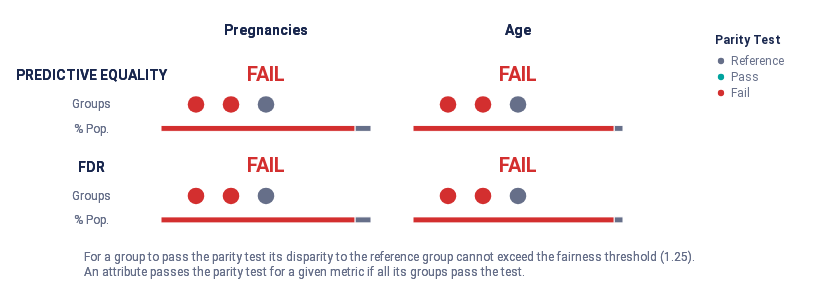

This figure's notebook cell:
### Code cell
audit.summary_plot(metrics=metrics, fairness_threshold=disparity_tolerance)

### Figure 1 — Vega-Lite specification as saved in the notebook (floating-point values rounded to 4 significant figures)
{"config": {"view": {"continuousWidth": 300, "continuousHeight": 300, "strokeWidth": 0}, "legend": {"labelColor": "rgb(102, 111, 137)", "labelFont": "Roboto, Arial, sans-serif", "labelFontSize": 12, "rowPadding": 4, "symbolSize": 40, "titleBaseline": "top", "titleColor": "rgb(25, 39, 78)", "titleFont": "Roboto, Arial, sans-serif", "titleFontSize": 12, "titleFontWeight": "bold", "titlePadding": 8}}, "vconcat": [{"hconcat": [{"vconcat": [{"mark": {"type": "text", "align": "center", "baseline": "middle", "color": "rgb(25, 39, 78)", "font": "Roboto, Arial, sans-serif", "fontWeight": "bold", "size": 14}, "encoding": {"text": {"value": ""}}, "height": 32.25, "width": 56.0}, {"layer": [{"mark": {"type": "text", "align": "center", "baseline": "middle", "color": "rgb(25, 39, 78)", "font": "Roboto, Arial, sans-serif", "fontWeight": "bold", "size": 14}, "encoding": {"text": {"value": "PREDICTIVE EQUALITY"}, "y": {"axis": {"domain": false, "grid": false, "labels": false, "ticks": false, "title": null}, "field": "y_position", "scale": {"domain": [3, 1]}, "type": "quantitative"}}, "transform": [{"calculate": "1.2", "as": "y_position"}]}, {"mark": {"type": "text", "align": "center", "baseline": "middle", "color": "rgb(102, 111, 137)", "font": "Roboto, Arial, sans-serif", "size": 12}, "encoding": {"text": {"value": "Groups"}, "y": {"axis": {"domain": false, "grid": false, "labels": false, "ticks": false, "title": null}, "field": "y_position", "scale": {"domain": [3, 1]}, "type": "quantitative"}}, "transform": [{"calculate": "2", "as": "y_position"}]}, {"mark": {"type": "text", "align": "center", "baseline": "middle", "color": "rgb(102, 111, 137)", "font": "Roboto, Arial, sans-serif", "size": 12}, "encoding": {"text": {"value": "% Pop."}, "y": {"axis": {"domain": false, "grid": false, "labels": false, "ticks": false, "title": null}, "field": "y_position", "scale": {"domain": [3, 1]}, "type": "quantitative"}}, "transform": [{"calculate": "2.7", "as": "y_position"}]}], "height": 69.88, "width": 56.0}, {"layer": [{"mark": {"type": "text", "align": "center", "baseline": "middle", "color": "rgb(25, 39, 78)", "font": "Roboto, Arial, sans-serif", "fontWeight": "bold", "size": 14}, "encoding": {"text": {"value": "FDR"}, "y": {"axis": {"domain": false, "grid": false, "labels": false, "ticks": false, "title": null}, "field": "y_position", "scale": {"domain": [3, 1]}, "type": "quantitative"}}, "transform": [{"calculate": "1.2", "as": "y_position"}]}, {"mark": {"type": "text", "align": "center", "baseline": "middle", "color": "rgb(102, 111, 137)", "font": "Roboto, Arial, sans-serif", "size": 12}, "encoding": {"text": {"value": "Groups"}, "y": {"axis": {"domain": false, "grid": false, "labels": false, "ticks": false, "title": null}, "field": "y_position", "scale": {"domain": [3, 1]}, "type": "quantitative"}}, "transform": [{"calculate": "2", "as": "y_position"}]}, {"mark": {"type": "text", "align": "center", "baseline": "middle", "color": "rgb(102, 111, 137)", "font": "Roboto, Arial, sans-serif", "size": 12}, "encoding": {"text": {"value": "% Pop."}, "y": {"axis": {"domain": false, "grid": false, "labels": false, "ticks": false, "title": null}, "field": "y_position", "scale": {"domain": [3, 1]}, "type": "quantitative"}}, "transform": [{"calculate": "2.7", "as": "y_position"}]}], "height": 69.88, "width": 56.0}], "bounds": "flush", "data": {"name": "data-de84bc8c822dac0bd3b12b0342548471"}, "spacing": 21.5}, {"hconcat": [{"vconcat": [{"data": {"name": "data-de84bc8c822dac0bd3b12b0342548471"}, "mark": {"type": "text", "align": "center", "baseline": "middle", "color": "rgb(25, 39, 78)", "font": "Roboto, Arial, sans-serif", "fontWeight": "bold", "size": 14}, "encoding": {"text": {"value": "Pregnancies"}}, "height": 32.25, "width": 210.0}, {"layer": [{"data": {"name": "data-78651e6cada553b412db642131edf322"}, "mark": {"type": "text", "align": "center", "baseline": "middle", "font": "Roboto, Arial, sans-serif", "fontWeight": "bold", "size": 20}, "encoding": {"color": {"field": "parity_result", "legend": {"offset": 0, "padding": 20, "title": "Parity Test"}, "scale": {"domain": ["Reference", "Pass", "Fail"], "range": ["rgb(102, 111, 137)", "rgb(0, 163, 158)", "rgb(211, 47, 47)"]}, "type": "ordinal"}, "text": {"value": "FAIL"}, "y": {"axis": {"domain": false, "grid": false, "labels": false, "ticks": false, "title": null}, "field": "y_position", "scale": {"domain": [3, 1]}, "type": "quantitative"}}, "transform": [{"calculate": "1", "as": "y_position"}]}, {"data": {"name": "data-74d2e017de978e2047a43366e597504d"}, "mark": {"type": "bar", "size": 6, "stroke": "white"}, "encoding": {"color": {"field": "fpr_parity_result", "legend": null, "scale": {"domain": ["Reference", "Pass", "Fail"], "range": ["rgb(102, 111, 137)", "rgb(0, 163, 158)", "rgb(211, 47, 47)"]}, "type": "ordinal"}, "tooltip": [{"field": "fpr_parity_result", "title": "Parity", "type": "nominal"}, {"field": "tooltip_group_size", "title": "Size", "type": "nominal"}, {"field": "tooltip_groups_name_size", "title": "Groups", "type": "nominal"}], "x": {"aggregate": "sum", "axis": {"domain": false, "grid": false, "labels": false, "ticks": false, "title": null}, "field": "group_size", "stack": "normalize", "type": "quantitative"}, "y": {"axis": {"domain": false, "grid": false, "labels": false, "ticks": false, "title": null}, "field": "y_position", "scale": {"domain": [3, 1]}, "type": "quantitative"}}, "transform": [{"calculate": "2.8", "as": "y_position"}]}, {"data": {"name": "data-21a161eb6c7eceb4a41d61e7448e708c"}, "mark": {"type": "circle", "opacity": 1}, "encoding": {"color": {"field": "fpr_parity_result", "legend": null, "scale": {"domain": ["Reference", "Pass", "Fail"], "range": ["rgb(102, 111, 137)", "rgb(0, 163, 158)", "rgb(211, 47, 47)"]}, "type": "ordinal"}, "size": {"value": 275}, "tooltip": [{"field": "attribute_value", "title": "Group", "type": "nominal"}, {"field": "tooltip_group_size", "title": "Group Size", "type": "nominal"}, {"field": "tooltip_parity_test_explanation_fpr", "title": "Parity Test", "type": "nominal"}, {"field": "tooltip_disparity_explanation_fpr", "title": "Disparity", "type": "nominal"}, {"field": "fpr", "format": ".2f", "title": "FPR", "type": "quantitative"}], "x": {"axis": {"domain": false, "grid": false, "labels": false, "ticks": false, "title": null}, "field": "fpr_disparity_rank", "scale": {"domain": [-3, 3], "nice": false}, "type": "quantitative"}, "y": {"axis": {"domain": false, "grid": false, "labels": false, "ticks": false, "title": null}, "field": "y_position", "scale": {"domain": [3, 1]}, "type": "quantitative"}}, "transform": [{"calculate": "2", "as": "y_position"}]}], "height": 69.88, "resolve": {"scale": {"x": "independent"}}, "width": 210.0}, {"layer": [{"data": {"name": "data-78651e6cada553b412db642131edf322"}, "mark": {"type": "text", "align": "center", "baseline": "middle", "font": "Roboto, Arial, sans-serif", "fontWeight": "bold", "size": 20}, "encoding": {"color": {"field": "parity_result", "legend": {"offset": 0, "padding": 20, "title": "Parity Test"}, "scale": {"domain": ["Reference", "Pass", "Fail"], "range": ["rgb(102, 111, 137)", "rgb(0, 163, 158)", "rgb(211, 47, 47)"]}, "type": "ordinal"}, "text": {"value": "FAIL"}, "y": {"axis": {"domain": false, "grid": false, "labels": false, "ticks": false, "title": null}, "field": "y_position", "scale": {"domain": [3, 1]}, "type": "quantitative"}}, "transform": [{"calculate": "1", "as": "y_position"}]}, {"data": {"name": "data-668de76d691d1b51c73e6d0b32a6ef3e"}, "mark": {"type": "bar", "size": 6, "stroke": "white"}, "encoding": {"color": {"field": "fdr_parity_result", "legend": null, "scale": {"domain": ["Reference", "Pass", "Fail"], "range": ["rgb(102, 111, 137)", "rgb(0, 163, 158)", "rgb(211, 47, 47)"]}, "type": "ordinal"}, "tooltip": [{"field": "fdr_parity_result", "title": "Parity", "type": "nominal"}, {"field": "tooltip_group_size", "title": "Size", "type": "nominal"}, {"field": "tooltip_groups_name_size", "title": "Groups", "type": "nominal"}], "x": {"aggregate": "sum", "axis": {"domain": false, "grid": false, "labels": false, "ticks": false, "title": null}, "field": "group_size", "stack": "normalize", "type": "quantitative"}, "y": {"axis": {"domain": false, "grid": false, "labels": false, "ticks": false, "title": null}, "field": "y_position", "scale": {"domain": [3, 1]}, "type": "quantitative"}}, "transform": [{"calculate": "2.8", "as": "y_position"}]}, {"data": {"name": "data-21a161eb6c7eceb4a41d61e7448e708c"}, "mark": {"type": "circle", "opacity": 1}, "encoding": {"color": {"field": "fdr_parity_result", "legend": null, "scale": {"domain": ["Reference", "Pass", "Fail"], "range": ["rgb(102, 111, 137)", "rgb(0, 163, 158)", "rgb(211, 47, 47)"]}, "type": "ordinal"}, "size": {"value": 275}, "tooltip": [{"field": "attribute_value", "title": "Group", "type": "nominal"}, {"field": "tooltip_group_size", "title": "Group Size", "type": "nominal"}, {"field": "tooltip_parity_test_explanation_fdr", "title": "Parity Test", "type": "nominal"}, {"field": "tooltip_disparity_explanation_fdr", "title": "Disparity", "type": "nominal"}, {"field": "fdr", "format": ".2f", "title": "FDR", "type": "quantitative"}], "x": {"axis": {"domain": false, "grid": false, "labels": false, "ticks": false, "title": null}, "field": "fdr_disparity_rank", "scale": {"domain": [-3, 3], "nice": false}, "type": "quantitative"}, "y": {"axis": {"domain": false, "grid": false, "labels": false, "ticks": false, "title": null}, "field": "y_position", "scale": {"domain": [3, 1]}, "type": "quantitative"}}, "transform": [{"calculate": "2", "as": "y_position"}]}], "height": 69.88, "resolve": {"scale": {"x": "independent"}}, "width": 210.0}], "bounds": "flush", "spacing": 21.5}, {"vconcat": [{"data": {"name": "data-de84bc8c822dac0bd3b12b0342548471"}, "mark": {"type": "text", "align": "center", "baseline": "middle", "color": "rgb(25, 39, 78)", "font": "Roboto, Arial, sans-serif", "fontWeight": "bold", "size": 14}, "encoding": {"text": {"value": "Age"}}, "height": 32.25, "width": 210.0}, {"layer": [{"data": {"name": "data-78651e6cada553b412db642131edf322"}, "mark": {"type": "text", "align": "center", "baseline": "middle", "font": "Roboto, Arial, sans-serif", "fontWeight": "bold", "size": 20}, "encoding": {"color": {"field": "parity_result", "legend": {"offset": 0, "padding": 20, "title": "Parity Test"}, "scale": {"domain": ["Reference", "Pass", "Fail"], "range": ["rgb(102, 111, 137)", "rgb(0, 163, 158)", "rgb(211, 47, 47)"]}, "type": "ordinal"}, "text": {"value": "FAIL"}, "y": {"axis": {"domain": false, "grid": false, "labels": false, "ticks": false, "title": null}, "field": "y_position", "scale": {"domain": [3, 1]}, "type": "quantitative"}}, "transform": [{"calculate": "1", "as": "y_position"}]}, {"data": {"name": "data-f1d84e12f4b9621b931e273b28c3f618"}, "mark": {"type": "bar", "size": 6, "stroke": "white"}, "encoding": {"color": {"field": "fpr_parity_result", "legend": null, "scale": {"domain": ["Reference", "Pass", "Fail"], "range": ["rgb(102, 111, 137)", "rgb(0, 163, 158)", "rgb(211, 47, 47)"]}, "type": "ordinal"}, "tooltip": [{"field": "fpr_parity_result", "title": "Parity", "type": "nominal"}, {"field": "tooltip_group_size", "title": "Size", "type": "nominal"}, {"field": "tooltip_groups_name_size", "title": "Groups", "type": "nominal"}], "x": {"aggregate": "sum", "axis": {"domain": false, "grid": false, "labels": false, "ticks": false, "title": null}, "field": "group_size", "stack": "normalize", "type": "quantitative"}, "y": {"axis": {"domain": false, "grid": false, "labels": false, "ticks": false, "title": null}, "field": "y_position", "scale": {"domain": [3, 1]}, "type": "quantitative"}}, "transform": [{"calculate": "2.8", "as": "y_position"}]}, {"data": {"name": "data-a239032c9759ad6b7800586bb616820a"}, "mark": {"type": "circle", "opacity": 1}, "encoding": {"color": {"field": "fpr_parity_result", "legend": null, "scale": {"domain": ["Reference", "Pass", "Fail"], "range": ["rgb(102, 111, 137)", "rgb(0, 163, 158)", "rgb(211, 47, 47)"]}, "type": "ordinal"}, "size": {"value": 275}, "tooltip": [{"field": "attribute_value", "title": "Group", "type": "nominal"}, {"field": "tooltip_group_size", "title": "Group Size", "type": "nominal"}, {"field": "tooltip_parity_test_explanation_fpr", "title": "Parity Test", "type": "nominal"}, {"field": "tooltip_disparity_explanation_fpr", "title": "Disparity", "type": "nominal"}, {"field": "fpr", "format": ".2f", "title": "FPR", "type": "quantitative"}], "x": {"axis": {"domain": false, "grid": false, "labels": false, "ticks": false, "title": null}, "field": "fpr_disparity_rank", "scale": {"domain": [-3, 3], "nice": false}, "type": "quantitative"}, "y": {"axis": {"domain": false, "grid": false, "labels": false, "ticks": false, "title": null}, "field": "y_position", "scale": {"domain": [3, 1]}, "type": "quantitative"}}, "transform": [{"calculate": "2", "as": "y_position"}]}], "height": 69.88, "resolve": {"scale": {"x": "independent"}}, "width": 210.0}, {"layer": [{"data": {"name": "data-78651e6cada553b412db642131edf322"}, "mark": {"type": "text", "align": "center", "baseline": "middle", "font": "Roboto, Arial, sans-serif", "fontWeight": "bold", "size": 20}, "encoding": {"color": {"field": "parity_result", "legend": {"offset": 0, "padding": 20, "title": "Parity Test"}, "scale": {"domain": ["Reference", "Pass", "Fail"], "range": ["rgb(102, 111, 137)", "rgb(0, 163, 158)", "rgb(211, 47, 47)"]}, "type": "ordinal"}, "text": {"value": "FAIL"}, "y": {"axis": {"domain": false, "grid": false, "labels": false, "ticks": false, "title": null}, "field": "y_position", "scale": {"domain": [3, 1]}, "type": "quantitative"}}, "transform": [{"calculate": "1", "as": "y_position"}]}, {"data": {"name": "data-1d02b5654b7ef6c8dca7d4784e3877c0"}, "mark": {"type": "bar", "size": 6, "stroke": "white"}, "encoding": {"color": {"field": "fdr_parity_result", "legend": null, "scale": {"domain": ["Reference", "Pass", "Fail"], "range": ["rgb(102, 111, 137)", "rgb(0, 163, 158)", "rgb(211, 47, 47)"]}, "type": "ordinal"}, "tooltip": [{"field": "fdr_parity_result", "title": "Parity", "type": "nominal"}, {"field": "tooltip_group_size", "title": "Size", "type": "nominal"}, {"field": "tooltip_groups_name_size", "title": "Groups", "type": "nominal"}], "x": {"aggregate": "sum", "axis": {"domain": false, "grid": false, "labels": false, "ticks": false, "title": null}, "field": "group_size", "stack": "normalize", "type": "quantitative"}, "y": {"axis": {"domain": false, "grid": false, "labels": false, "ticks": false, "title": null}, "field": "y_position", "scale": {"domain": [3, 1]}, "type": "quantitative"}}, "transform": [{"calculate": "2.8", "as": "y_position"}]}, {"data": {"name": "data-a239032c9759ad6b7800586bb616820a"}, "mark": {"type": "circle", "opacity": 1}, "encoding": {"color": {"field": "fdr_parity_result", "legend": null, "scale": {"domain": ["Reference", "Pass", "Fail"], "range": ["rgb(102, 111, 137)", "rgb(0, 163, 158)", "rgb(211, 47, 47)"]}, "type": "ordinal"}, "size": {"value": 275}, "tooltip": [{"field": "attribute_value", "title": "Group", "type": "nominal"}, {"field": "tooltip_group_size", "title": "Group Size", "type": "nominal"}, {"field": "tooltip_parity_test_explanation_fdr", "title": "Parity Test", "type": "nominal"}, {"field": "tooltip_disparity_explanation_fdr", "title": "Disparity", "type": "nominal"}, {"field": "fdr", "format": ".2f", "title": "FDR", "type": "quantitative"}], "x": {"axis": {"domain": false, "grid": false, "labels": false, "ticks": false, "title": null}, "field": "fdr_disparity_rank", "scale": {"domain": [-3, 3], "nice": false}, "type": "quantitative"}, "y": {"axis": {"domain": false, "grid": false, "labels": false, "ticks": false, "title": null}, "field": "y_position", "scale": {"domain": [3, 1]}, "type": "quantitative"}}, "transform": [{"calculate": "2", "as": "y_position"}]}], "height": 69.88, "resolve": {"scale": {"x": "independent"}}, "width": 210.0}], "bounds": "flush", "spacing": 21.5}], "bounds": "flush", "spacing": 252.0}], "bounds": "flush", "spacing": 98.0}, {"layer": [{"mark": {"type": "text", "align": "left", "baseline": "top", "fill": "rgb(102, 111, 137)", "font": "Roboto, Arial, sans-serif", "fontSize": 12, "fontWeight": "normal"}, "encoding": {"text": {"value": "For a group to pass the parity test its disparity to the reference group cannot exceed the fairness threshold (1.25)."}, "x": {"value": 21.0}, "y": {"value": 0}}}, {"mark": {"type": "text", "align": "left", "baseline": "top", "fill": "rgb(102, 111, 137)", "font": "Roboto, Arial, sans-serif", "fontSize": 12, "fontWeight": "normal"}, "encoding": {"text": {"value": "An attribute passes the parity test for a given metric if all its groups pass the test."}, "x": {"value": 21.0}, "y": {"value": 15.0}}}], "data": {"name": "data-de84bc8c822dac0bd3b12b0342548471"}}], "padding": 15, "usermeta": {"embedOptions": {"scaleFactor": 5, "downloadFileName": "summary_chart"}}, "$schema": "https://vega.github.io/schema/vega-lite/v5.20.1.json", "datasets": {"data-de84bc8c822dac0bd3b12b0342548471": [{"a": 1, "b": 0}, {"a": 1, "b": 0}], "data-78651e6cada553b412db642131edf322": [{"parity_result": "Fail"}], "data-74d2e017de978e2047a43366e597504d": [{"fpr_parity_result": "Fail", "attribute_name": "Pregnancies", "total_entities": 768, "group_size": 710, "tooltip_groups_name_size": "5 - 10 (218), Less than 5 (492)", "tooltip_group_size": "710 (92.45%)"}, {"fpr_parity_result": "Reference", "attribute_name": "Pregnancies", "total_entities": 768, "group_size": 58, "tooltip_groups_name_size": "Greater than 10 (58)", "tooltip_group_size": "58 (7.55%)"}], "data-21a161eb6c7eceb4a41d61e7448e708c": [{"attribute_name": "Pregnancies", "attribute_value": "5 - 10", "group_size": 218, "total_entities": 768, "ref_group_value": "Greater than 10", "fpr": 0.1897, "fdr": 0.2619, "fpr_disparity": 0.4425, "fdr_disparity": 0.6984, "fpr_disparity_scaled": -1.26, "fpr_parity_result": "Fail", "tooltip_parity_test_explanation_fpr": "Fail. Above fairness threshold of 1.25", "tooltip_disparity_explanation_fpr": "2.26 times smaller FPR than the reference group", "tooltip_group_size": "218 (28.39%)", "fpr_disparity_rank": -1.0, "group_size_formatted": "218", "tooltip_groups_name_size": "5 - 10 (218)", "fdr_disparity_scaled": -0.4318, "fdr_parity_result": "Fail", "tooltip_parity_test_explanation_fdr": "Fail. Above fairness threshold of 1.25", "tooltip_disparity_explanation_fdr": "1.43 times smaller FDR than the reference group", "fdr_disparity_rank": -2.0}, {"attribute_name": "Pregnancies", "attribute_value": "Greater than 10", "group_size": 58, "total_entities": 768, "ref_group_value": "Greater than 10", "fpr": 0.4286, "fdr": 0.375, "fpr_disparity": 1.0, "fdr_disparity": 1.0, "fpr_disparity_scaled": 0.0, "fpr_parity_result": "Reference", "tooltip_parity_test_explanation_fpr": "Reference group", "tooltip_disparity_explanation_fpr": "Reference group", "tooltip_group_size": "58 (7.55%)", "fpr_disparity_rank": 0.0, "group_size_formatted": "58", "tooltip_groups_name_size": "Greater than 10 (58)", "fdr_disparity_scaled": 0.0, "fdr_parity_result": "Reference", "tooltip_parity_test_explanation_fdr": "Reference group", "tooltip_disparity_explanation_fdr": "Reference group", "fdr_disparity_rank": 0.0}, {"attribute_name": "Pregnancies", "attribute_value": "Less than 5", "group_size": 492, "total_entities": 768, "ref_group_value": "Greater than 10", "fpr": 0.07865, "fdr": 0.2828, "fpr_disparity": 0.1835, "fdr_disparity": 0.7542, "fpr_disparity_scaled": -4.449, "fpr_parity_result": "Fail", "tooltip_parity_test_explanation_fpr": "Fail. Above fairness threshold of 1.25", "tooltip_disparity_explanation_fpr": "5.45 times smaller FPR than the reference group", "tooltip_group_size": "492 (64.06%)", "fpr_disparity_rank": -2.0, "group_size_formatted": "492", "tooltip_groups_name_size": "Less than 5 (492)", "fdr_disparity_scaled": -0.3259, "fdr_parity_result": "Fail", "tooltip_parity_test_explanation_fdr": "Fail. Above fairness threshold of 1.25", "tooltip_disparity_explanation_fdr": "1.33 times smaller FDR than the reference group", "fdr_disparity_rank": -1.0}], "data-668de76d691d1b51c73e6d0b32a6ef3e": [{"fdr_parity_result": "Fail", "attribute_name": "Pregnancies", "total_entities": 768, "group_size": 710, "tooltip_groups_name_size": "5 - 10 (218), Less than 5 (492)", "tooltip_group_size": "710 (92.45%)"}, {"fdr_parity_result": "Reference", "attribute_name": "Pregnancies", "total_entities": 768, "group_size": 58, "tooltip_groups_name_size": "Greater than 10 (58)", "tooltip_group_size": "58 (7.55%)"}], "data-f1d84e12f4b9621b931e273b28c3f618": [{"fpr_parity_result": "Fail", "attribute_name": "Age", "total_entities": 768, "group_size": 736, "tooltip_groups_name_size": "30 - 60 (340), Less than 30 (396)", "tooltip_group_size": "736 (95.83%)"}, {"fpr_parity_result": "Reference", "attribute_name": "Age", "total_entities": 768, "group_size": 32, "tooltip_groups_name_size": "Greater than 60 (32)", "tooltip_group_size": "32 (4.17%)"}], "data-a239032c9759ad6b7800586bb616820a": [{"attribute_name": "Age", "attribute_value": "30 - 60", "group_size": 340, "total_entities": 768, "ref_group_value": "Greater than 60", "fpr": 0.2182, "fdr": 0.2553, "fpr_disparity": 0.5576, "fdr_disparity": 0.4539, "fpr_disparity_scaled": -0.7935, "fpr_parity_result": "Fail", "tooltip_parity_test_explanation_fpr": "Fail. Above fairness threshold of 1.25", "tooltip_disparity_explanation_fpr": "1.79 times smaller FPR than the reference group", "tooltip_group_size": "340 (44.27%)", "fpr_disparity_rank": -1.0, "group_size_formatted": "340", "tooltip_groups_name_size": "30 - 60 (340)", "fdr_disparity_scaled": -1.203, "fdr_parity_result": "Fail", "tooltip_parity_test_explanation_fdr": "Fail. Above fairness threshold of 1.25", "tooltip_disparity_explanation_fdr": "2.20 times smaller FDR than the reference group", "fdr_disparity_rank": -2.0}, {"attribute_name": "Age", "attribute_value": "Greater than 60", "group_size": 32, "total_entities": 768, "ref_group_value": "Greater than 60", "fpr": 0.3913, "fdr": 0.5625, "fpr_disparity": 1.0, "fdr_disparity": 1.0, "fpr_disparity_scaled": 0.0, "fpr_parity_result": "Reference", "tooltip_parity_test_explanation_fpr": "Reference group", "tooltip_disparity_explanation_fpr": "Reference group", "tooltip_group_size": "32 (4.17%)", "fpr_disparity_rank": 0.0, "group_size_formatted": "32", "tooltip_groups_name_size": "Greater than 60 (32)", "fdr_disparity_scaled": 0.0, "fdr_parity_result": "Reference", "tooltip_parity_test_explanation_fdr": "Reference group", "tooltip_disparity_explanation_fdr": "Reference group", "fdr_disparity_rank": 0.0}, {"attribute_name": "Age", "attribute_value": "Less than 30", "group_size": 396, "total_entities": 768, "ref_group_value": "Greater than 60", "fpr": 0.05449, "fdr": 0.2931, "fpr_disparity": 0.1392, "fdr_disparity": 0.5211, "fpr_disparity_scaled": -6.182, "fpr_parity_result": "Fail", "tooltip_parity_test_explanation_fpr": "Fail. Above fairness threshold of 1.25", "tooltip_disparity_explanation_fpr": "7.18 times smaller FPR than the reference group", "tooltip_group_size": "396 (51.56%)", "fpr_disparity_rank": -2.0, "group_size_formatted": "396", "tooltip_groups_name_size": "Less than 30 (396)", "fdr_disparity_scaled": -0.9191, "fdr_parity_result": "Fail", "tooltip_parity_test_explanation_fdr": "Fail. Above fairness threshold of 1.25", "tooltip_disparity_explanation_fdr": "1.92 times smaller FDR than the reference group", "fdr_disparity_rank": -1.0}], "data-1d02b5654b7ef6c8dca7d4784e3877c0": [{"fdr_parity_result": "Fail", "attribute_name": "Age", "total_entities": 768, "group_size": 736, "tooltip_groups_name_size": "30 - 60 (340), Less than 30 (396)", "tooltip_group_size": "736 (95.83%)"}, {"fdr_parity_result": "Reference", "attribute_name": "Age", "total_entities": 768, "group_size": 32, "tooltip_groups_name_size": "Greater than 60 (32)", "tooltip_group_size": "32 (4.17%)"}]}}
